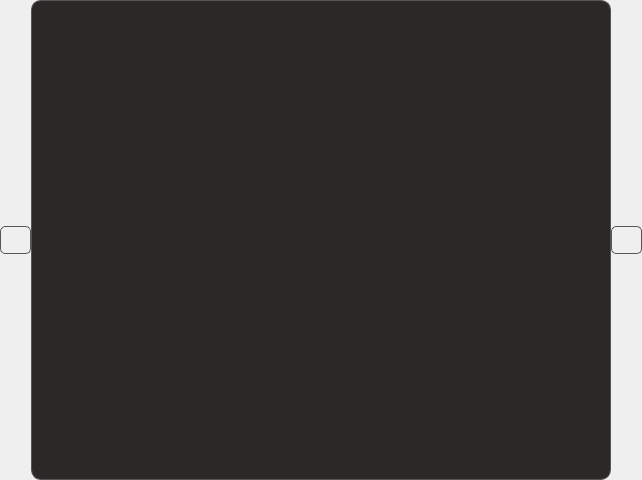
            <widget class="QWidget" name="editPostPage">
             <property name="sizePolicy">
              <sizepolicy hsizetype="Fixed" vsizetype="Fixed">
               <horstretch>0</horstretch>
               <verstretch>0</verstretch>
              </sizepolicy>
             </property>
             <property name="styleSheet">
              <string notr="true">#nextBtn, #prevBtn{
background-color: transparent;
border-radius: 5px;
border: 1px solid #555;
}
#nextBtn::pressed{	
padding-left:5px;
padding-top:2px;
}
#prevBtn::pressed{
padding-right:5px;
padding-top:2px;
}
</string>
             </property>
             <layout class="QHBoxLayout" name="horizontalLayout_18">
              <property name="spacing">
               <number>0</number>
              </property>
              <property name="leftMargin">
               <number>0</number>
              </property>
              <property name="topMargin">
               <number>0</number>
              </property>
              <property name="rightMargin">
               <number>0</number>
              </property>
              <property name="bottomMargin">
               <number>0</number>
              </property>
              <item>
               <widget class="QPushButton" name="prevBtn">
                <property name="minimumSize">
                 <size>
                  <width>31</width>
                  <height>28</height>
                 </size>
                </property>
                <property name="maximumSize">
                 <size>
                  <width>31</width>
                  <height>28</height>
                 </size>
                </property>
                <property name="text">
                 <string/>
                </property>
                <property name="icon">
                 <iconset resource="../resources.qrc">
                  <normaloff>:/icons/icons/feather/arrow-left.svg</normaloff>:/icons/icons/feather/arrow-left.svg</iconset>
                </property>
               </widget>
              </item>
              <item>
               <widget class="QCustomStackedWidget" name="editPostWidget">
                <property name="minimumSize">
                 <size>
                  <width>580</width>
                  <height>480</height>
                 </size>
                </property>
                <property name="maximumSize">
                 <size>
                  <width>580</width>
                  <height>480</height>
                 </size>
                </property>
                <property name="styleSheet">
                 <string notr="true">#editPostWidget{
border: 1px solid #555;
padding: 3px 5px;
font-weight: bold;
border-radius: 10px;
background-color:  #2C2828;
/** qlineargradient(spread:pad, x1:0, y1:0, x2:1, y2:0, stop:0 #2C2828, stop:1 rgba(0, 0, 0, 255));**/
}</string>
                </property>
               </widget>
              </item>
              <item>
               <widget class="QPushButton" name="nextBtn">
                <property name="minimumSize">
                 <size>
                  <width>31</width>
                  <height>28</height>
                 </size>
                </property>
                <property name="maximumSize">
                 <size>
                  <width>31</width>
                  <height>28</height>
                 </size>
                </property>
                <property name="text">
                 <string/>
                </property>
                <property name="icon">
                 <iconset resource="../resources.qrc">
                  <normaloff>:/icons/icons/feather/arrow-right.svg</normaloff>:/icons/icons/feather/arrow-right.svg</iconset>
                </property>
               </widget>
              </item>
             </layout>
            </widget>
